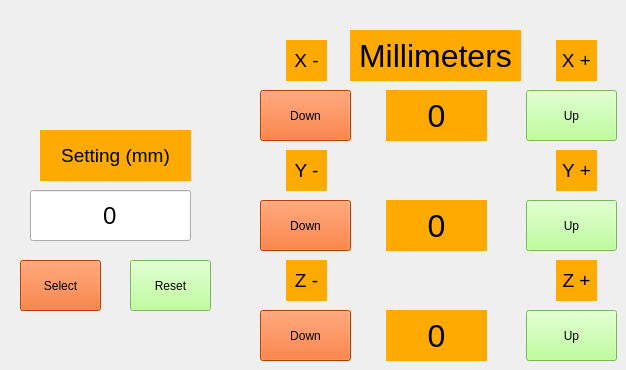
    <widget class="QWidget" name="jogpage">
     <widget class="QPushButton" name="jogxu">
      <property name="geometry">
       <rect>
        <x>526</x>
        <y>90</y>
        <width>91</width>
        <height>51</height>
       </rect>
      </property>
      <property name="styleSheet">
       <string notr="true">background-color: rgb(170, 255, 127);</string>
      </property>
      <property name="text">
       <string>Up</string>
      </property>
      <property name="icon">
       <iconset theme="Arrow">
        <normaloff>../GUIVision</normaloff>../GUIVision</iconset>
      </property>
     </widget>
     <widget class="QPushButton" name="jogyd">
      <property name="geometry">
       <rect>
        <x>260</x>
        <y>200</y>
        <width>91</width>
        <height>51</height>
       </rect>
      </property>
      <property name="styleSheet">
       <string notr="true">background-color: rgb(255, 85, 0);</string>
      </property>
      <property name="text">
       <string>Down</string>
      </property>
     </widget>
     <widget class="QPushButton" name="jogxd">
      <property name="geometry">
       <rect>
        <x>260</x>
        <y>90</y>
        <width>91</width>
        <height>51</height>
       </rect>
      </property>
      <property name="styleSheet">
       <string notr="true">background-color: rgb(255, 85, 0);</string>
      </property>
      <property name="text">
       <string>Down</string>
      </property>
     </widget>
     <widget class="QPushButton" name="jogyu">
      <property name="geometry">
       <rect>
        <x>526</x>
        <y>200</y>
        <width>91</width>
        <height>51</height>
       </rect>
      </property>
      <property name="styleSheet">
       <string notr="true">background-color: rgb(170, 255, 127);</string>
      </property>
      <property name="text">
       <string>Up</string>
      </property>
     </widget>
     <widget class="QPushButton" name="jogzd">
      <property name="geometry">
       <rect>
        <x>260</x>
        <y>310</y>
        <width>91</width>
        <height>51</height>
       </rect>
      </property>
      <property name="styleSheet">
       <string notr="true">background-color: rgb(255, 85, 0);</string>
      </property>
      <property name="text">
       <string>Down</string>
      </property>
     </widget>
     <widget class="QPushButton" name="jogzu">
      <property name="geometry">
       <rect>
        <x>526</x>
        <y>310</y>
        <width>91</width>
        <height>51</height>
       </rect>
      </property>
      <property name="styleSheet">
       <string notr="true">background-color: rgb(170, 255, 127);</string>
      </property>
      <property name="text">
       <string>Up</string>
      </property>
     </widget>
     <widget class="QLabel" name="label_9">
      <property name="geometry">
       <rect>
        <x>286</x>
        <y>260</y>
        <width>41</width>
        <height>41</height>
       </rect>
      </property>
      <property name="font">
       <font>
        <pointsize>14</pointsize>
       </font>
      </property>
      <property name="layoutDirection">
       <enum>Qt::LeftToRight</enum>
      </property>
      <property name="styleSheet">
       <string notr="true">background-color: rgb(255, 170, 0);</string>
      </property>
      <property name="text">
       <string>Z -</string>
      </property>
      <property name="alignment">
       <set>Qt::AlignCenter</set>
      </property>
     </widget>
     <widget class="QLabel" name="label_10">
      <property name="geometry">
       <rect>
        <x>286</x>
        <y>40</y>
        <width>41</width>
        <height>41</height>
       </rect>
      </property>
      <property name="font">
       <font>
        <pointsize>14</pointsize>
       </font>
      </property>
      <property name="layoutDirection">
       <enum>Qt::LeftToRight</enum>
      </property>
      <property name="styleSheet">
       <string notr="true">background-color: rgb(255, 170, 0);</string>
      </property>
      <property name="text">
       <string>X -</string>
      </property>
      <property name="alignment">
       <set>Qt::AlignCenter</set>
      </property>
     </widget>
     <widget class="QLabel" name="label_11">
      <property name="geometry">
       <rect>
        <x>556</x>
        <y>260</y>
        <width>41</width>
        <height>41</height>
       </rect>
      </property>
      <property name="font">
       <font>
        <pointsize>14</pointsize>
       </font>
      </property>
      <property name="layoutDirection">
       <enum>Qt::LeftToRight</enum>
      </property>
      <property name="styleSheet">
       <string notr="true">background-color: rgb(255, 170, 0);</string>
      </property>
      <property name="text">
       <string>Z +</string>
      </property>
      <property name="alignment">
       <set>Qt::AlignCenter</set>
      </property>
     </widget>
     <widget class="QLabel" name="label_12">
      <property name="geometry">
       <rect>
        <x>556</x>
        <y>150</y>
        <width>41</width>
        <height>41</height>
       </rect>
      </property>
      <property name="font">
       <font>
        <pointsize>14</pointsize>
       </font>
      </property>
      <property name="layoutDirection">
       <enum>Qt::LeftToRight</enum>
      </property>
      <property name="styleSheet">
       <string notr="true">background-color: rgb(255, 170, 0);</string>
      </property>
      <property name="text">
       <string>Y +</string>
      </property>
      <property name="alignment">
       <set>Qt::AlignCenter</set>
      </property>
     </widget>
     <widget class="QLabel" name="label_13">
      <property name="geometry">
       <rect>
        <x>286</x>
        <y>150</y>
        <width>41</width>
        <height>41</height>
       </rect>
      </property>
      <property name="font">
       <font>
        <pointsize>14</pointsize>
       </font>
      </property>
      <property name="layoutDirection">
       <enum>Qt::LeftToRight</enum>
      </property>
      <property name="styleSheet">
       <string notr="true">background-color: rgb(255, 170, 0);</string>
      </property>
      <property name="text">
       <string>Y -</string>
      </property>
      <property name="alignment">
       <set>Qt::AlignCenter</set>
      </property>
     </widget>
     <widget class="QLabel" name="label_14">
      <property name="geometry">
       <rect>
        <x>556</x>
        <y>40</y>
        <width>41</width>
        <height>41</height>
       </rect>
      </property>
      <property name="font">
       <font>
        <pointsize>14</pointsize>
       </font>
      </property>
      <property name="layoutDirection">
       <enum>Qt::LeftToRight</enum>
      </property>
      <property name="styleSheet">
       <string notr="true">background-color: rgb(255, 170, 0);</string>
      </property>
      <property name="text">
       <string>X +</string>
      </property>
      <property name="alignment">
       <set>Qt::AlignCenter</set>
      </property>
     </widget>
     <widget class="QLabel" name="Z_core_j">
      <property name="geometry">
       <rect>
        <x>386</x>
        <y>310</y>
        <width>101</width>
        <height>51</height>
       </rect>
      </property>
      <property name="font">
       <font>
        <pointsize>24</pointsize>
       </font>
      </property>
      <property name="styleSheet">
       <string notr="true">background-color: rgb(255, 170, 0);</string>
      </property>
      <property name="text">
       <string>0</string>
      </property>
      <property name="alignment">
       <set>Qt::AlignCenter</set>
      </property>
     </widget>
     <widget class="QLabel" name="X_core_j">
      <property name="geometry">
       <rect>
        <x>386</x>
        <y>90</y>
        <width>101</width>
        <height>51</height>
       </rect>
      </property>
      <property name="font">
       <font>
        <pointsize>24</pointsize>
       </font>
      </property>
      <property name="styleSheet">
       <string notr="true">background-color: rgb(255, 170, 0);</string>
      </property>
      <property name="text">
       <string>0</string>
      </property>
      <property name="alignment">
       <set>Qt::AlignCenter</set>
      </property>
     </widget>
     <widget class="QLabel" name="Y_core_j">
      <property name="geometry">
       <rect>
        <x>386</x>
        <y>200</y>
        <width>101</width>
        <height>51</height>
       </rect>
      </property>
      <property name="font">
       <font>
        <pointsize>24</pointsize>
       </font>
      </property>
      <property name="styleSheet">
       <string notr="true">background-color: rgb(255, 170, 0);</string>
      </property>
      <property name="text">
       <string>0</string>
      </property>
      <property name="alignment">
       <set>Qt::AlignCenter</set>
      </property>
     </widget>
     <widget class="QLabel" name="X_core_j_2">
      <property name="geometry">
       <rect>
        <x>350</x>
        <y>30</y>
        <width>171</width>
        <height>51</height>
       </rect>
      </property>
      <property name="font">
       <font>
        <pointsize>24</pointsize>
       </font>
      </property>
      <property name="styleSheet">
       <string notr="true">background-color: rgb(255, 170, 0);</string>
      </property>
      <property name="text">
       <string>Millimeters</string>
      </property>
      <property name="alignment">
       <set>Qt::AlignCenter</set>
      </property>
     </widget>
     <widget class="QLineEdit" name="lineEdit">
      <property name="geometry">
       <rect>
        <x>30</x>
        <y>190</y>
        <width>161</width>
        <height>51</height>
       </rect>
      </property>
      <property name="font">
       <font>
        <pointsize>18</pointsize>
       </font>
      </property>
      <property name="text">
       <string>0</string>
      </property>
      <property name="cursorPosition">
       <number>1</number>
      </property>
      <property name="alignment">
       <set>Qt::AlignCenter</set>
      </property>
     </widget>
     <widget class="QLabel" name="X_core_j_3">
      <property name="geometry">
       <rect>
        <x>40</x>
        <y>130</y>
        <width>151</width>
        <height>51</height>
       </rect>
      </property>
      <property name="font">
       <font>
        <pointsize>14</pointsize>
       </font>
      </property>
      <property name="styleSheet">
       <string notr="true">background-color: rgb(255, 170, 0);</string>
      </property>
      <property name="text">
       <string>Setting (mm)</string>
      </property>
      <property name="alignment">
       <set>Qt::AlignCenter</set>
      </property>
     </widget>
     <widget class="QPushButton" name="selectbot">
      <property name="geometry">
       <rect>
        <x>20</x>
        <y>260</y>
        <width>81</width>
        <height>51</height>
       </rect>
      </property>
      <property name="styleSheet">
       <string notr="true">background-color: rgb(255, 85, 0);</string>
      </property>
      <property name="text">
       <string>Select</string>
      </property>
     </widget>
     <widget class="QPushButton" name="Restsetbot">
      <property name="geometry">
       <rect>
        <x>130</x>
        <y>260</y>
        <width>81</width>
        <height>51</height>
       </rect>
      </property>
      <property name="styleSheet">
       <string notr="true">background-color: rgb(170, 255, 127);</string>
      </property>
      <property name="text">
       <string>Reset</string>
      </property>
     </widget>
    </widget>
